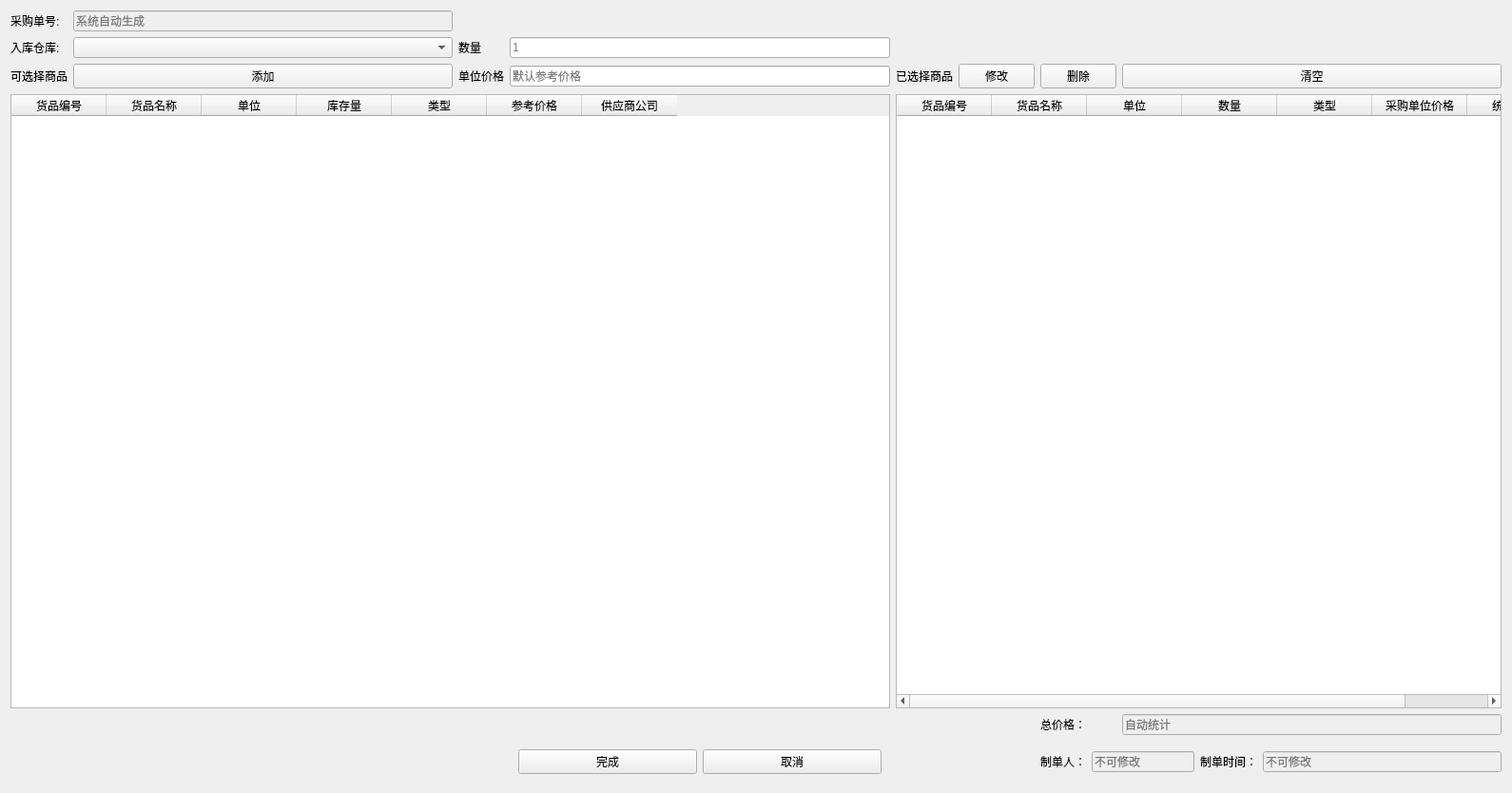
<?xml version="1.0" encoding="UTF-8"?>
<ui version="4.0">
 <class>OrderAdd</class>
 <widget class="QWidget" name="OrderAdd">
  <property name="geometry">
   <rect>
    <x>0</x>
    <y>0</y>
    <width>1590</width>
    <height>834</height>
   </rect>
  </property>
  <property name="windowTitle">
   <string>Form</string>
  </property>
  <layout class="QGridLayout" name="gridLayout">
   <item row="0" column="0">
    <widget class="QLabel" name="IDLable">
     <property name="text">
      <string>采购单号:</string>
     </property>
    </widget>
   </item>
   <item row="0" column="1">
    <widget class="QLineEdit" name="IDEdit">
     <property name="enabled">
      <bool>false</bool>
     </property>
     <property name="placeholderText">
      <string>系统自动生成</string>
     </property>
    </widget>
   </item>
   <item row="1" column="0">
    <widget class="QLabel" name="StashLable">
     <property name="text">
      <string>入库仓库:</string>
     </property>
    </widget>
   </item>
   <item row="1" column="1">
    <widget class="QComboBox" name="selectstashCombox"/>
   </item>
   <item row="1" column="2">
    <widget class="QLabel" name="label_6">
     <property name="text">
      <string>数量</string>
     </property>
    </widget>
   </item>
   <item row="1" column="3">
    <widget class="QLineEdit" name="amountEdit">
     <property name="placeholderText">
      <string>1</string>
     </property>
    </widget>
   </item>
   <item row="2" column="0">
    <widget class="QLabel" name="label">
     <property name="text">
      <string>可选择商品</string>
     </property>
    </widget>
   </item>
   <item row="2" column="1">
    <widget class="QPushButton" name="addButton">
     <property name="text">
      <string>添加</string>
     </property>
    </widget>
   </item>
   <item row="2" column="2">
    <widget class="QLabel" name="label_7">
     <property name="text">
      <string>单位价格</string>
     </property>
    </widget>
   </item>
   <item row="2" column="3">
    <widget class="QLineEdit" name="valueEdit">
     <property name="placeholderText">
      <string>默认参考价格</string>
     </property>
    </widget>
   </item>
   <item row="2" column="4">
    <widget class="QLabel" name="label_2">
     <property name="text">
      <string>已选择商品</string>
     </property>
    </widget>
   </item>
   <item row="2" column="5">
    <widget class="QPushButton" name="editButton">
     <property name="text">
      <string>修改</string>
     </property>
    </widget>
   </item>
   <item row="2" column="6">
    <widget class="QPushButton" name="deleteButton">
     <property name="text">
      <string>删除</string>
     </property>
    </widget>
   </item>
   <item row="2" column="7">
    <widget class="QPushButton" name="clearAllButton">
     <property name="text">
      <string>清空</string>
     </property>
    </widget>
   </item>
   <item row="3" column="0" colspan="4">
    <widget class="QTableWidget" name="availableTableWidget">
     <column>
      <property name="text">
       <string>货品编号</string>
      </property>
     </column>
     <column>
      <property name="text">
       <string>货品名称</string>
      </property>
     </column>
     <column>
      <property name="text">
       <string>单位</string>
      </property>
     </column>
     <column>
      <property name="text">
       <string>库存量</string>
      </property>
     </column>
     <column>
      <property name="text">
       <string>类型</string>
      </property>
     </column>
     <column>
      <property name="text">
       <string>参考价格</string>
      </property>
     </column>
     <column>
      <property name="text">
       <string>供应商公司</string>
      </property>
     </column>
    </widget>
   </item>
   <item row="3" column="4" colspan="4">
    <widget class="QTableWidget" name="selectGoodTableWidget">
     <column>
      <property name="text">
       <string>货品编号</string>
      </property>
     </column>
     <column>
      <property name="text">
       <string>货品名称</string>
      </property>
     </column>
     <column>
      <property name="text">
       <string>单位</string>
      </property>
     </column>
     <column>
      <property name="text">
       <string>数量</string>
      </property>
     </column>
     <column>
      <property name="text">
       <string>类型</string>
      </property>
     </column>
     <column>
      <property name="text">
       <string>采购单位价格</string>
      </property>
     </column>
     <column>
      <property name="text">
       <string>统计金额</string>
      </property>
     </column>
    </widget>
   </item>
   <item row="4" column="6">
    <widget class="QLabel" name="label_3">
     <property name="text">
      <string>总价格：</string>
     </property>
    </widget>
   </item>
   <item row="4" column="7">
    <widget class="QLineEdit" name="totalPriceEdit">
     <property name="enabled">
      <bool>false</bool>
     </property>
     <property name="placeholderText">
      <string>自动统计</string>
     </property>
    </widget>
   </item>
   <item row="5" column="3">
    <widget class="QWidget" name="widget_2" native="true">
     <layout class="QGridLayout" name="gridLayout_2">
      <item row="0" column="0">
       <widget class="QPushButton" name="doneButton">
        <property name="text">
         <string>完成</string>
        </property>
       </widget>
      </item>
      <item row="0" column="1">
       <widget class="QPushButton" name="cancelButton">
        <property name="text">
         <string>取消</string>
        </property>
       </widget>
      </item>
     </layout>
    </widget>
   </item>
   <item row="5" column="6" colspan="2">
    <layout class="QHBoxLayout" name="horizontalLayout" stretch="0,0,0,3">
     <item>
      <widget class="QLabel" name="label_4">
       <property name="text">
        <string>制单人：</string>
       </property>
      </widget>
     </item>
     <item>
      <widget class="QLineEdit" name="userNameEdit">
       <property name="enabled">
        <bool>false</bool>
       </property>
       <property name="placeholderText">
        <string notr="true">不可修改</string>
       </property>
      </widget>
     </item>
     <item>
      <widget class="QLabel" name="label_5">
       <property name="text">
        <string>制单时间：</string>
       </property>
      </widget>
     </item>
     <item>
      <widget class="QLineEdit" name="timeEdit">
       <property name="enabled">
        <bool>false</bool>
       </property>
       <property name="placeholderText">
        <string>不可修改</string>
       </property>
      </widget>
     </item>
    </layout>
   </item>
  </layout>
 </widget>
 <resources/>
 <connections/>
</ui>
